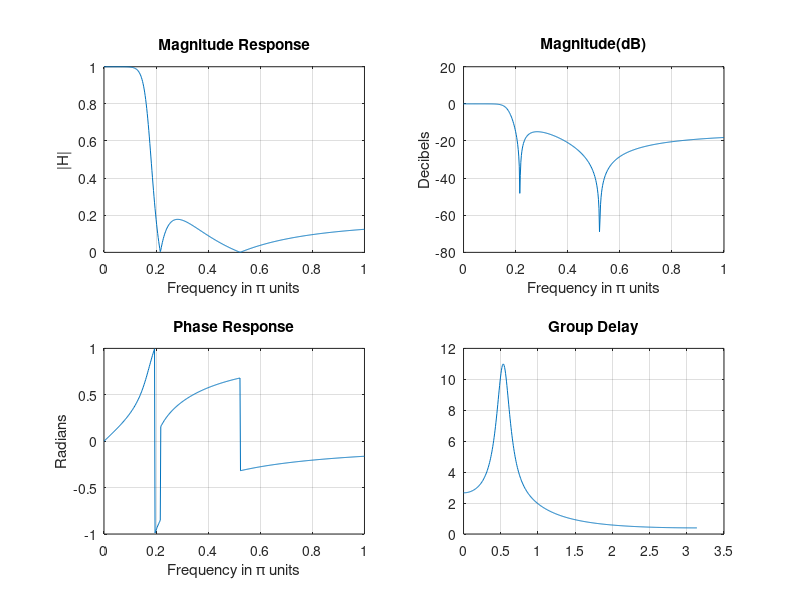

Recreate this plot in MATLAB.
clc;clear;close all;
% Digital Filter Specifications:
Wp = 0.2*pi; % digital Passband freq in rad
Ws = 0.3*pi; % digital Stopband freq in rad
Rp = 1; % Passband ripple in dB
As = 15; % Stopband attenuation in dB
% Analog Prototype Specifications: Inverse mapping for frequencies
T = 1; Fs = 1/T; % Set T=1
OmegaP = (2/T)*tan(Wp/2); % Prewarp Prototype Passband freq
OmegaS = (2/T)*tan(Ws/2); % Prewarp Prototype Stopband freq
% Analog Chebyshev-2 Prototype Filter Calculation:
ep = sqrt(10^(Rp/10)-1); A = 10^(As/20);
OmegaC = Wp; OmegaR = Ws/Wp; g = sqrt(A*A-1)/ep;
N = ceil(log10(g+sqrt(g*g-1))/log10(OmegaR+sqrt(OmegaR*OmegaR-1)));
[z,p,k] = cheb2ap(N,As);
ds = real(poly(p)); aNn = ds(N+1);
p = p*OmegaC; ds = real(poly(p)); aNu = ds(N+1);
cs = real(poly(z)); M = length(cs); bNn = cs(M);
z = z*OmegaC; cs = real(poly(z)); bNu = cs(M);
k = k*(aNu*bNn)/(aNn*bNu);
b0 = k; cs = k*cs;
% Chebyshev-2 Filter Order = 4
% Bilinear transformation:
[b,a] = bilinear(cs,ds,Fs); 

%plota
w = [0:1:500]*pi/500; H = freqs(cs,ds,w);
mag = abs(H); db = 20*log10((mag+eps)/max(mag)); pha = angle(H);
figure;set(gcf, 'Position', [0, 0, 700, 700])
subplot(222);plot(w/pi,db);grid on;title('Magnitude(dB)');xlabel('Frequency in \pi units');ylabel('Decibels');
subplot(221);plot(w/pi,mag);grid on;title('Magnitude Response');xlabel('Frequency in \pi units');ylabel('|H|');
subplot(223);plot(w/pi,-pha/pi);grid on;title('Phase Response');xlabel('Frequency in \pi units');ylabel('Radians');
subplot(224);grpdelay(b,a);grid on;title('Group Delay')
